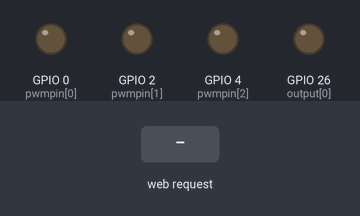
A sketch run on a simulated ESP32. Parts: output pins drawn as LEDs (lit = HIGH). The inputs (shaded band) are chosen by the test bench. WiFi joins after 1.5 s; servers stay silent unless stated; what the sketch prints to the serial monitor is not drawn.

Above: at 2.7 s.
2.8 s: HTTP request GET /26/on received
At 3.8 s:
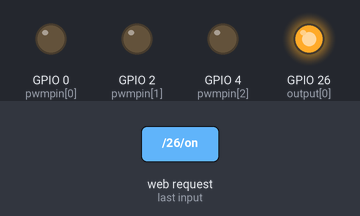
4.3 s: HTTP request GET /?value3= received
At 4.9 s:
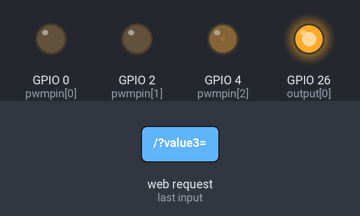
5.8 s: HTTP request GET /26/off received
At 7.3 s:
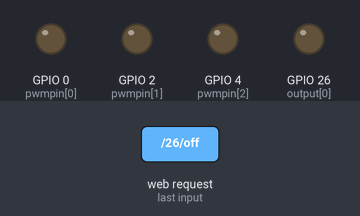
Timing chart, 0 to 8.8 s (numbered marks = the images above; inputs shaded):
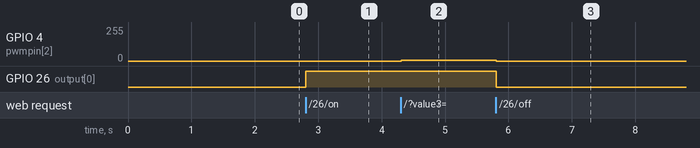

Measured:
- after the input at 2.8 s, GPIO 26 (output[0]): LOW → HIGH at once
- after the input at 4.3 s, GPIO 4 (pwmpin[2]): 0/255 → 7/255 at once
- after the input at 5.8 s, GPIO 4 (pwmpin[2]): 7/255 → 0/255 at once; GPIO 26 (output[0]): HIGH → LOW at once

The sketch:

1Variablen.ino
```cpp
#include <WiFi.h>
#include <WiFiClient.h>

#define freq 1000                                       //pwm frequency 1kHz
#define resolution 8                                    //pwm resolution 0-255

#define timeoutTime 2000                                //Enter your SSID and WI-FI password
#define ssid ""
#define password ""

WiFiServer server(80);                                  //Server on port 80

//In-and outputs inside Arrays
int output[] = {26, 27, 25};                            //Digital Outputs
int pwmpin[] = {0, 2, 4};                               //Analog Outputs
int ledChannel[] = {1, 2, 3};                           //LED-Channels
int pos[] = {1, 2, 3, 4, 5, 6};                         //Slider posiition

String output25State = "off";
String output26State = "off";
String output27State = "off";

String valueString  = String(5);
String valueString2 = String(6);
String valueString3 = String(7);
String valueString4 = String(8);
String valueString5 = String(9);
String valueString6 = String(10);
String valueString7 = String(11);
String valueString8 = String(12);
String valueString9 = String(13);

String header;                                            //your HTTP header

unsigned long currentTime = millis();
unsigned long previousTime = 0;
```

2setup.ino
```cpp
void setup(){

  Serial.begin(115200);

  //PWM-Setup
  ledcSetup(ledChannel[0], freq, resolution);
  ledcAttachPin(pwmpin[0], ledChannel[0]);

  ledcSetup(ledChannel[1], freq, resolution);
  ledcAttachPin(pwmpin[1], ledChannel[1]);      //Pin PWM-Channel und Frequency

  ledcSetup(ledChannel[2], freq, resolution);
  ledcAttachPin(pwmpin[2], ledChannel[2]);

  pinMode(output[0], OUTPUT);
  pinMode(output[0], OUTPUT);

  digitalWrite(output[1], LOW);                 //Outputs low
  digitalWrite(output[1], LOW);

  Serial.print("Verbinden mit ");
  Serial.println(ssid);
  WiFi.begin(ssid, password);

  #undef ssid
  #undef password

  while (WiFi.status() != WL_CONNECTED) {
    delay(500);
    Serial.print(".");
  }

  Serial.println("");
  Serial.println("Connected");
  Serial.println("IP-address: ");
  Serial.println(WiFi.localIP());
  server.begin();
  String html();
  void getvalues();
  void analogvalues();
}
```

3Loop.ino
```cpp
void loop() {

  WiFiClient client = server.available();

  if (client) {
    currentTime = millis();
    previousTime = currentTime;
    Serial.println("New Client.");
    String currentLine = "";

    while (client.connected() && currentTime - previousTime <= timeoutTime) {
      currentTime = millis();

      if (client.available()) {
        char c = client.read();
        Serial.write(c);
        header += c;

        if (c == '\n') {
          if (currentLine.length() == 0) {
            client.println("HTTP/1.1 200 OK");
            client.println("Content-type:text/html");
            client.println("Connection: keep-alive");
            client.println();

            // Turn on and off your digital LED's

            if (header.indexOf("GET /26/on") >= 0) {
              Serial.println("GPIO 26 on");
              output26State = "on";
              digitalWrite(output[0], HIGH);
            }

            else if (header.indexOf("GET /26/off") >= 0) {
              Serial.println("GPIO 26 off");
              output26State = "off";
              digitalWrite(output[0], LOW);
            }

            else if (header.indexOf("GET /27/on") >= 0) {
              Serial.println("GPIO 27 on");
              output27State = "on";
              digitalWrite(output[1], HIGH);
            }

            else if (header.indexOf("GET /27/off") >= 0) {
              Serial.println("GPIO 27 off");
              output27State = "off";
              digitalWrite(output[1], LOW);
            }

            //Creadte the analog values
            if(output26State == "on"){
              analogvalues();
            }

            else{
              ledcWrite(ledChannel[0],LOW);
              ledcWrite(ledChannel[1],LOW);
              ledcWrite(ledChannel[2],LOW);
            }
            //your HTML/CSS/JS is Stored in the HTML-method
             client.println(html());

            break;
          }

          else {
            currentLine = "";
          }
        }

        else if (c != '\r') {
          currentLine += c;
        }
      }
    }

    header = "";
    client.stop();
    Serial.println("Disconnected.");          //Server disconnected
    Serial.println("");
  }
}
```

4analog.ino
```cpp
void analogvalues(){
  if(header.indexOf("GET /?value=")>=0) {
      pos[0] = header.indexOf('=');
      pos[1] = header.indexOf('&');
      valueString = header.substring(pos[0]+1, pos[1]);
      ledcWrite(ledChannel[0],valueString.toInt());
    }

    if(header.indexOf("GET /?value2=")>=0) {
      pos[2] = header.indexOf('=');
      pos[3] = header.indexOf('&');
      valueString2 = header.substring(pos[2]+1, pos[3]);
      ledcWrite(ledChannel[1],valueString2.toInt());
    }

     if(header.indexOf("GET /?value3=")>=0) {
      pos[4] = header.indexOf('=');
      pos[5] = header.indexOf('&');
      valueString = header.substring(pos[4]+1, pos[5]);
      ledcWrite(ledChannel[2],valueString3.toInt());
    }
}
```

5HTMLCSSJS.ino
```cpp
/*Your Webpage is stored is stored in the html()-funtion in a String.
  with some HTML you can create your own GUI if you want and use
  some Javascript to make it dynamic.

  The client.println() method (Tab3 line 63) will send your HTML
  to your Browser and display it a a webpage.
  Use the 3 sliders to control the PWM-pins 0, 2 and 4 on your ESP-32.
  And use the Button to turn off the digital and analog pinns.
*/

String html(){
String webpage;
if (output26State == "off") {

webpage = "<!DOCTYPE html> \
<html lang=\"en\"> \
<head> \
    <meta charset=\"UTF-8\"> \
    <meta http-equiv=\"X-UA-Compatible\" content=\"IE=edge\"> \
    <meta name=\"viewport\" content=\"width=device-width, initial-scale=1.0\"> \
    <title>Mein Webserver</title> \
    <link rel=\"icon\" href=\"data:,\"> \
    <link rel=\"preconnect\" href=\"https://fonts.googleapis.com\"> \
    <link rel=\"preconnect\" href=\"https://fonts.gstatic.com\" crossorigin> \
    <link href=\"https://fonts.googleapis.com/css2?family=Gajraj+One&display=swap\" rel=\"stylesheet\"> \
    <style>\
        html {\
            color: white;\
        }\
        body {\
            margin: 0;\
            padding: 0;\
            overflow: hidden;\
            background-color: #000000c4\
        }\
        header {\
            background: linear-gradient(to right, black, #000028);\
            color: white;\
            height: 100px;\
            font-family: \"Gajraj One\";\
        }\
        ul {\
            list-style: none;\
            margin-left: 0;\
            margin-top: 50px;\
        }\
        li{\
            padding-top: 5px;\
        }\
        .main {\
            display: flex;\
            flex-direction: row;\
        }\
        .navbar {\
            width: 175px;\
            height: 100vh;\
            background-color: navy;\
            background: linear-gradient(to bottom, black, navy);\
        }\
        .content {\
            display: flex;\
            flex-direction: column;\
            align-items: center;\
            width: 75%;\
            height: 200px;\
            margin-left: 10%;\
            background-color: black;\
            justify-content: center;\
            margin-top: 50px;\
            border-width: 5px;\
            border-color: white;\
            border-radius: 10px;\
            border-style: solid;\
        }\
        .main-content{\
            display: flex;\
            flex-direction: column;\
            width: 100%\
        }\
        .content2 {\
            display: flex;\
            flex-direction: column;\
            align-items: center;\
            width: 75%;\
            height: 250px;\
            margin-left: 10%;\
            background-color: black;\
            justify-content: center;\
            margin-top: 50px;\
            border-width: 5px;\
            border-color: white;\
            border-radius: 10px;\
            border-style: solid;\
        }\
        .red {\
            -webkit-appearance: none;\
            background-color: red;\
            border-radius: 15px;\
        }\
        .green {\
            -webkit-appearance: none;\
            background-color: green;\
            border-radius: 15px;\
        }\
        .blue {\
            -webkit-appearance: none;\
            background-color: cyan;\
            border-radius: 15px;\
        }\
        .button-on {\
            width: 150px;\
            height: 50px;\
            background-color: green;\
            font-size: large;\
            color: white;\
            font-famiy: \"Gajraj One\"\
        }\
    .button-on:hover{\
        background-color: chartreuse;\
    }\
        .button-off {\
            width: 150px;\
            height: 50px;\
            background-color: red;\
            font-size: large;\
            color: white;\
            font-famiy: \"Gajraj One\" \
        }\
        .button-off:hover{\
            background-color: crimson;\
        }\
    </style>\
    <script src=\"https://ajax.googleapis.com/ajax/libs/jquery/3.3.1/jquery.min.js\"></script> \
</head> \
  <body> \
    <header> \
      <h1>My Webserver</h1> \
    </header>\
       <div class=\"main\">\
        <div class=\"navbar\">\
            <h3 style=\"text-align: center;\">Github</h3>\
            <ul>\
                <li id=\"ana\">Value1:</li>\
                <li id=\"ana2\">Value1:</li>\
                <li id=\"ana3\">Value1:</li>\
            </ul>\
        </div>\
        <div class=\"main-content\">\
        <div class=\"content\">\
            <p>Wohnzimmerlicht " + output26State + "</p>\
            <input type=\"range\" min=\"0\" max=\"254\" id=\"Slider\"  class=\"red\" onchange=\"Led1(this.value)\"value=\""+valueString+"\">\
            <input type=\"range\" min=\"0\" max=\"254\" id=\"Slider2\"  class=\"green\" onchange=\"Led2(this.value)\"value=\""+valueString2+"\">\
            <input type=\"range\" min=\"0\" max=\"254\" id=\"Slider3\"  class=\"blue\" onchange=\"Led3(this.value)\"value=\""+valueString3+"\">\
            <p class=\"button-text\"><a href=\"/26/off\"><button class=\"button-off\">OFF</button></a></p>\
        </div>\
        <div class=\"content2\">\
        </div>\
    </div>\
</div>\
    <script>\
            setInterval(() => {\
                let slider1 = document.getElementById(\"Slider\").value;\
                let slider2 = document.getElementById(\"Slider2\").value;\
                let slider3 = document.getElementById(\"Slider3\").value;\
                let text1 = document.getElementById(\"ana\");\
                let text2 = document.getElementById(\"ana2\");\
                let text3 = document.getElementById(\"ana3\");\
                                                        \
                text1.innerHTML = `Value1: ${slider1}`;\
                text2.innerHTML = `Value2: ${slider2}`;\
                text3.innerHTML = `Value3: ${slider3}`;\
            })\
        </script>\
  </body>\
</html>";
}


else{
  webpage = "<!DOCTYPE html> \
<html lang=\"en\"> \
<head> \
    <meta charset=\"UTF-8\"> \
    <meta http-equiv=\"X-UA-Compatible\" content=\"IE=edge\"> \
    <meta name=\"viewport\" content=\"width=device-width, initial-scale=1.0\"> \
    <title>Mein Webserver</title> \
    <link rel=\"icon\" href=\"data:,\"> \
    <link rel=\"preconnect\" href=\"https://fonts.googleapis.com\"> \
    <link rel=\"preconnect\" href=\"https://fonts.gstatic.com\" crossorigin> \
    <link href=\"https://fonts.googleapis.com/css2?family=Gajraj+One&display=swap\" rel=\"stylesheet\"> \
    <style>\
        html {\
            color: white;\
        }\
        body {\
            margin: 0;\
            padding: 0;\
            overflow: hidden;\
            background-color: #000000c4\
        }\
        header {\
            background: linear-gradient(to right, black, #000028);\
            color: white;\
            height: 100px;\
            font-family: \"Gajraj One\";\
        }\
        ul {\
            list-style: none;\
            margin-left: 0;\
            margin-top: 50px;\
        }\
        li{\
            padding-top: 5px;\
        }\
        .main {\
            display: flex;\
            flex-direction: row;\
        }\
        .navbar {\
            width: 175px;\
            height: 100vh;\
            background-color: navy;\
            background: linear-gradient(to bottom, black, navy);\
        }\
        .content {\
            display: flex;\
            flex-direction: column;\
            align-items: center;\
            width: 75%;\
            height: 200px;\
            margin-left: 10%;\
            background-color: black;\
            justify-content: center;\
            margin-top: 50px;\
            border-width: 5px;\
            border-color: white;\
            border-radius: 10px;\
            border-style: solid;\
        }\
        .main-content{\
            display: flex;\
            flex-direction: column;\
            width: 100%\
        }\
        .content2 {\
            display: flex;\
            flex-direction: column;\
            align-items: center;\
            width: 75%;\
            height: 250px;\
            margin-left: 10%;\
            background-color: black;\
            justify-content: center;\
            margin-top: 50px;\
            border-width: 5px;\
            border-color: white;\
            border-radius: 10px;\
            border-style: solid;\
        }\
        .red {\
            -webkit-appearance: none;\
            background-color: red;\
            border-radius: 15px;\
        }\
        .green {\
            -webkit-appearance: none;\
            background-color: green;\
            border-radius: 15px;\
        }\
        .blue {\
            -webkit-appearance: none;\
            background-color: cyan;\
            border-radius: 15px;\
        }\
        .button-on {\
            width: 150px;\
            height: 50px;\
            background-color: green;\
            font-size: large;\
            color: white;\
            font-famiy: \"Gajraj One\"\
        }\
    .button-on:hover{\
        background-color: chartreuse;\
    }\
        .button-off {\
            width: 150px;\
            height: 50px;\
            background-color: red;\
            font-size: large;\
            color: white;\
            font-famiy: \"Gajraj One\"\
        }\
        .button-off:hover{\
            background-color: crimson;\
        }\
    </style>\
    <script src=\"https://ajax.googleapis.com/ajax/libs/jquery/3.3.1/jquery.min.js\"></script> \
</head> \
<body> \
    <header> \
      <h1>My Webserver</h1> \
    </header>\
       <div class=\"main\">\
        <div class=\"navbar\">\
            <h3 style=\"text-align: center;\">Github</h3>\
            <ul>\
                <li id=\"ana\">Value1:</li>\
                <li id=\"ana2\">Value1:</li>\
                <li id=\"ana3\">Value1:</li>\
            </ul>\
        </div>\
        <div class=\"main-content\">\
        <div class=\"content\">\
            <p>Wohnzimmerlicht " + output26State + "</p>\
            <input type=\"range\" min=\"0\" max=\"254\" id=\"Slider\"  class=\"red\" onchange=\"Led1(this.value)\"value=\""+valueString+"\">\
            <input type=\"range\" min=\"0\" max=\"254\" id=\"Slider2\"  class=\"green\" onchange=\"Led2(this.value)\"value=\""+valueString2+"\">\
            <input type=\"range\" min=\"0\" max=\"254\" id=\"Slider3\"  class=\"blue\" onchange=\"Led3(this.value)\"value=\""+valueString3+"\">\
            <p class=\"button-text\"><a href=\"/26/on\"><button class=\"button-off\">OFF</button></a></p>\
        </div>\
        <div class=\"content2\">\
        </div>\
    </div>\
</div>\
  <script>\
  var slider = document.getElementById(\"Slider\");\
  slider.oninput = function() {\
    slider.value = this.value;\
    };\
   $.ajaxSetup({timeout:1000});\
  function Led1(pos) {\
    $.get(\'/?value=\' + pos + \"&\", { Connection: \'close\' });\
  }\
    </script>\
    \
    <script>\
    var slider2 = document.getElementById(\"Slider2\");\
    slider2.oninput = function() {\
      slider2.value = this.value;\
    };\
      $.ajaxSetup({timeout:1000});\
      function Led2(pos) {\
      $.get(\'/?value2=\' + pos + \"&\", { Connection: \'close\' });\
  }\
    </script>\
    <script>\
            setInterval(() => {\
                let slider1 = document.getElementById(\"Slider\").value;\
                let slider2 = document.getElementById(\"Slider2\").value;\
                let slider3 = document.getElementById(\"Slider3\").value;\
                let text1 = document.getElementById(\"ana\");\
                let text2 = document.getElementById(\"ana2\");\
                let text3 = document.getElementById(\"ana3\");\
\
                text1.innerHTML = \`Value1: ${slider1}\`; \
                text2.innerHTML = \`Value2: ${slider2}\`; \
                text3.innerHTML = \`Value3: ${slider3}\`; \
            })\
        </script>\
  </body>\
</html>";
}

  return webpage;

}
```
